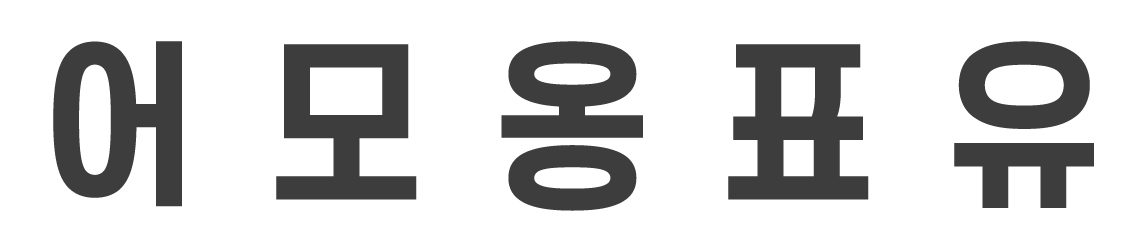
#> input picture 01.text/images/3.jpg, 1147 x 252 px
$ python imShow2.py   (older library calls are emulated)
#> lines starting #> are read from the running program, lines starting #| are printed output that depends on the picture; after the words box and inside, x2 and y2 are one past the last pixel; in counts of white or black regions, pixels touching at a corner belong together
import cv2

img = cv2.imread('./images/3.jpg')
#> img is the input picture: shape (252, 1147, 3); min 59, max 255, mean 210.7

gray = cv2.cvtColor(img, cv2.COLOR_BGR2GRAY)
cv2.imshow('gray', gray)

ret, thresh = cv2.threshold(gray, 0, 255, cv2.THRESH_OTSU)
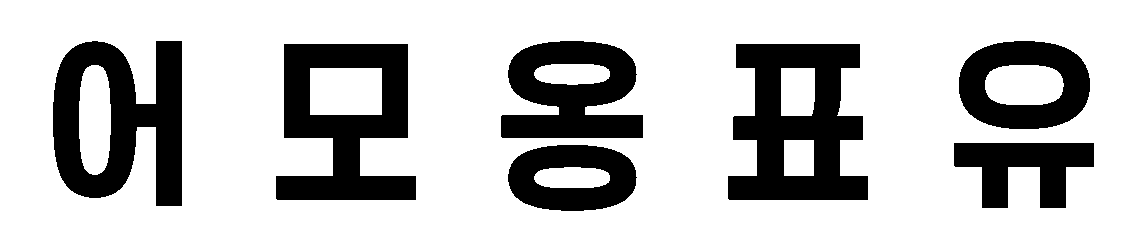
#> thresh: shape (252, 1147); 76.9% white; 7 black regions
#> ret = 159
cv2.imshow('thresh', thresh)

im2, ctrs, hier = cv2.findContours(thresh.copy(), cv2.RETR_LIST, cv2.CHAIN_APPROX_SIMPLE)
#> ctrs = 15 contours; largest, box (x1, y1, x2, y2) and area: (0, 0, 1147, 252) 287646, (727, 43, 869, 201) 16919, (275, 43, 417, 201) 16430, (52, 40, 183, 207) 16270, (500, 40, 644, 139) 10853
sorted_ctrs = sorted(ctrs, key=lambda ctr: cv2.boundingRect(ctr)[0])
#> sorted_ctrs has the same summary as ctrs

for i, ctr in enumerate(sorted_ctrs):
    x, y, w, h = cv2.boundingRect(ctr)

    roi = img[y:y + h, x:x + w]

    area = w*h

    if 250 < area < 900:
        rect = cv2.rectangle(img, (x, y), (x + w, y + h), (0, 255, 0), 2)
        cv2.imshow('rect', rect)
#> this loop made 15 passes
#> (x, y, w, h, area) on passes 2, 3, 4, 6, 7, 8, 9, 10, 11, 13, 14, 15: (52, 40, 131, 167, 21877), (79, 65, 32, 110, 3520), (275, 43, 142, 158, 22436), (500, 40, 144, 99, 14256), (507, 144, 131, 68, 8908), (534, 167, 76, 21, 1596), (534, 64, 76, 21, 1596), (727, 43, 142, 158, 22436), (781, 68, 34, 48, 1632), (953, 142, 142, 67, 9514), (958, 40, 133, 90, 11970), (985, 65, 79, 40, 3160)
#> (ctr, x, y, w, h, area) on passes 1, 5, 12: ([[0, 0], [0, 251], [1146, 251], [1146, 0]], 0, 0, 1147, 252, 289044), ([[310, 68], [310, 114], [381, 114], [381, 68]], 310, 68, 72, 47, 3384), ([[784, 140], [784, 175], [813, 175], [813, 140]], 784, 140, 30, 36, 1080)
#> pass 2, `roi = img[y:y + h, x:x + w]`:
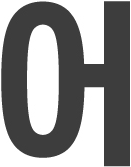
#> roi: shape (167, 131, 3); min 59, max 255, mean 141.3
#> pass 3, `roi = img[y:y + h, x:x + w]`:
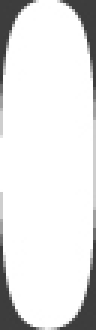
#> roi: shape (110, 32, 3) (shown 3 times larger); min 60, max 255, mean 229

cv2.waitKey(0)

# 출처 https://codeday.me/ko/qa/20190503/448210.html

$ run again, with 01.text/images/1.jpg copied over 01.text/images/3.jpg
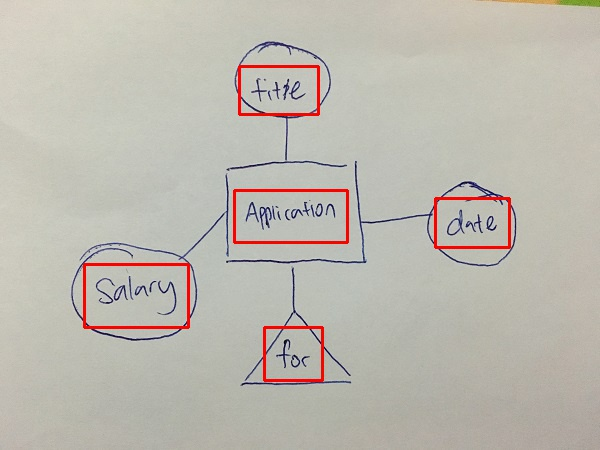
#> input picture 01.text/images/1.jpg, 600 x 450 px
#> img is the input picture: shape (450, 600, 3); mean B, G, R 176.2, 185.3, 189.5
#> `ret, thresh = cv2.threshold(gray, 0, 255, cv2.THRESH_OTSU)`:
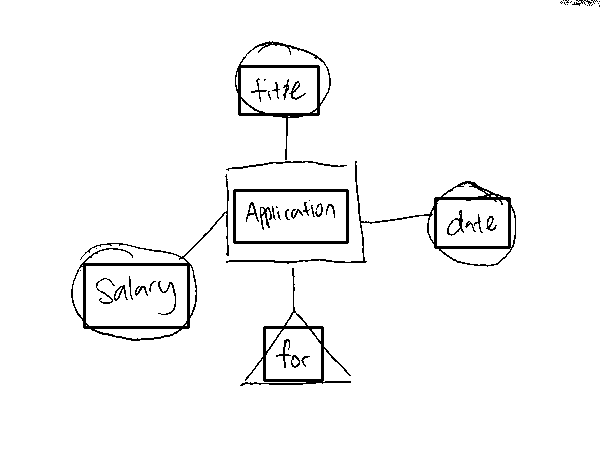
#> thresh: shape (450, 600); 96.7% white; 52 black regions (20 under 20 px)
#> ret = 131
#> ctrs = 119 contours, 68 with area under 20; largest, box (x1, y1, x2, y2) and area: (0, 0, 600, 450) 268910, (70, 173, 230, 342) 9135, (225, 160, 517, 268) 6834, (232, 188, 350, 245) 6544, (86, 266, 187, 326) 5886
#> sorted_ctrs has the same summary as ctrs
#> the loop `for i, ctr in enumerate(sorted_ctrs):` made 119 passes
#> (x, y, w, h, area) on passes 1, 2, 12, 13, 14, 15, 17, 18: (0, 0, 600, 450, 270000), (70, 173, 160, 169, 27040), (86, 266, 101, 60, 6060), (86, 247, 7, 7, 49), (95, 329, 84, 10, 840), (95, 280, 6, 9, 54), (96, 287, 5, 5, 25), (98, 297, 5, 5, 25)
#> after the loop `for i, ctr in enumerate(sorted_ctrs):`:
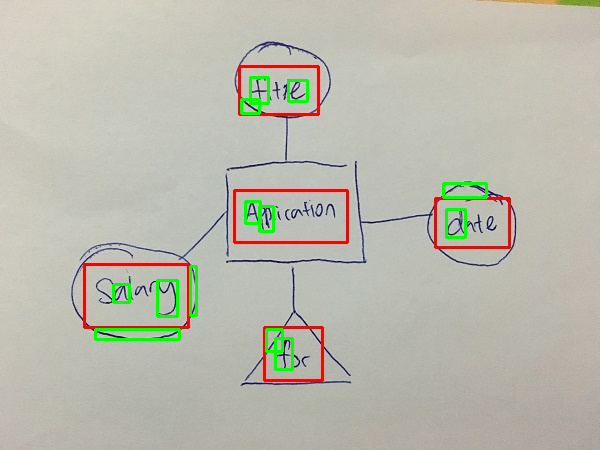
#> img: shape (450, 600, 3); 1.33% of pixels changed, all inside (x1, y1, x2, y2) = (94, 76, 488, 371)
